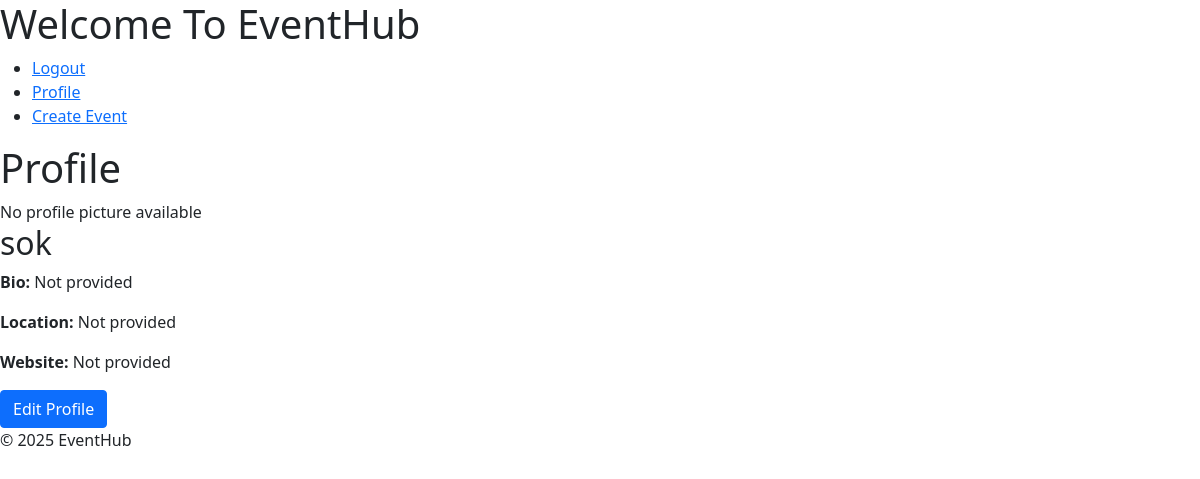
Screenshot of /users/profiles/sok/ (signed in) with the database file from the repository.
### usersapp/models.py (models this page shows, shortened)
class Profile(models.Model):
    user = models.OneToOneField(User, on_delete=models.CASCADE)
    profile_picture = models.ImageField(upload_to='profile_pictures/', null=True, blank=True)
    bio = models.TextField(max_length=500, null=True, blank=True)
    location = models.CharField(max_length=100, null=True, blank=True)
    website = models.URLField(max_length=200, null=True, blank=True)

### usersapp/views.py (the view)
# urls.py: path('profiles/<str:username>/', views.profile_view, name='profile'),
@login_required
def profile_view(request, username):
    profile = Profile.objects.get(user__username=username)
    return render(request, 'usersapp/profile.html', {'profile': profile})

### usersapp/templates/usersapp/profile.html
{% extends "base.html" %}
{% block content %}
    <h1>Profile</h1>
    <div class="profile-container">
        {% if profile.profile_picture %}
            <p>Image URL: {{ profile.profile_picture.url }}</p>
            <img src="{{ profile.profile_picture.url }}" alt="{{ profile.user.username }}'s profile picture" class="profile-picture">
        {% else %}
            <div class="no-profile-picture">No profile picture available</div>
        {% endif %}
        <div class="profile-details">
            <h2>{{ profile.user.username }}</h2>
            <p><strong>Bio:</strong> {{ profile.bio|default:"Not provided" }}</p>
            <p><strong>Location:</strong> {{ profile.location|default:"Not provided" }}</p>
            <p><strong>Website:</strong>
                {% if profile.website %}
                    <a href="{{ profile.website }}" target="_blank">{{ profile.website }}</a>
                {% else %}
                    Not provided
                {% endif %}
            </p>
        </div>
    </div>
    {% if profile.user == request.user %}
        <a href="{% url 'usersapp:profile_form_edition' profile.user.username %}" class="btn btn-primary">Edit Profile</a>
    {% endif %}
{% endblock %}

### rows the page displays
Profile: user.username "sok", bio "Not provided", location "Not provided"
